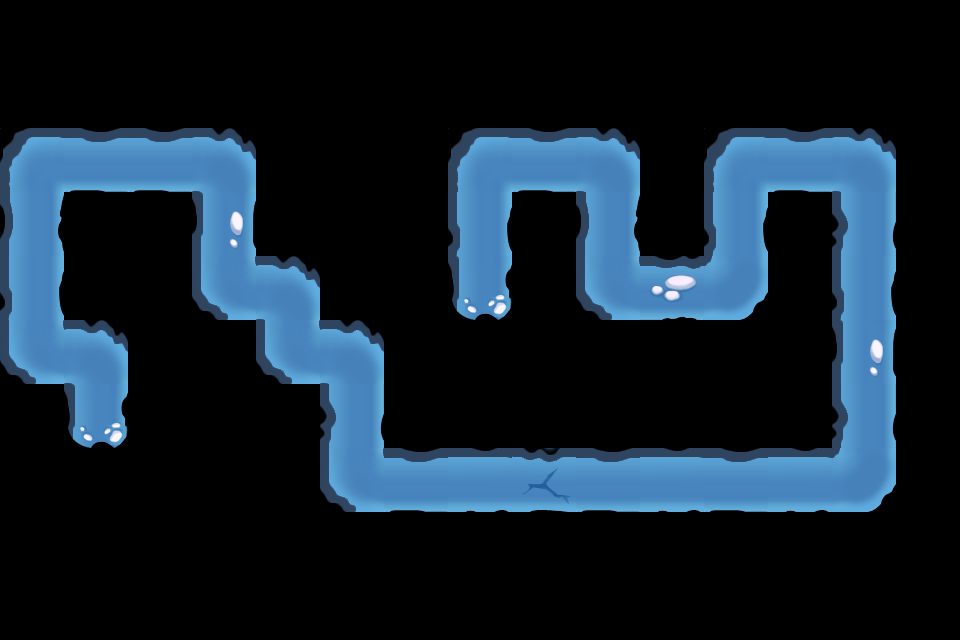

This is a level from a 2D game, rendered from its Tiled map with the project's own tilesets. A one-line summary and the map file follow, with tile-layer data summarised:
An orthogonal 15x10 tile map with 64x64 px tiles, 1 tile layer (Map_Road_Snowfield) and 60 objects.

<map version="1.0" orientation="orthogonal" width="15" height="10" tilewidth="64" tileheight="64">
 <tileset firstgid="1" name="Map_Road_Snowfield" tilewidth="64" tileheight="64">
  <image source="Map_Road_Snowfield.png" width="320" height="256" />
 </tileset>
 <layer name="Map_Road_Snowfield" width="15" height="10">
  <data>[150 cells, 41 non-empty, 13 distinct tile ids]</data>
 </layer>
 <objectgroup color="#55ff00" name="path" width="15" height="10">
  <object x="484" y="290" />
  <object x="481" y="161" />
  <object x="613" y="161" />
  <object x="612" y="289" />
  <object x="739" y="290" />
  <object x="737" y="159" />
  <object x="866" y="161" />
  <object x="866" y="484" />
  <object x="354" y="481" />
  <object x="353" y="354" />
  <object x="290" y="353" />
  <object x="291" y="290" />
  <object x="227" y="289" />
  <object x="226" y="163" />
  <object x="34" y="163" />
  <object x="33" y="352" />
  <object x="97" y="355" />
  <object x="98" y="416" />
 </objectgroup>
 <objectgroup color="#000000" name="blocked" width="15" height="10">
  <object x="31" y="482" />
  <object x="98" y="482" />
  <object x="99" y="544" />
  <object x="32" y="543" />
 </objectgroup>
 <objectgroup color="#00ffff" name="tower" width="15" height="10">
  <properties>
   <property name="id" value="41001" />
   <property name="sizeH" value="2" />
   <property name="sizeW" value="2" />
  </properties>
  <object x="675" y="353" />
 </objectgroup>
 <objectgroup color="#ff0000" name="teemo" width="15" height="10">
  <properties>
   <property name="id" value="1" />
   <property name="sizeH" value="2" />
   <property name="sizeW" value="2" />
  </properties>
  <object x="32" y="482" />
 </objectgroup>
 <objectgroup color="#aa00ff" name="random" width="15" height="10">
  <properties>
   <property name="sizeH" value="2" />
   <property name="sizeW" value="2" />
  </properties>
  <object x="290" y="159" />
 </objectgroup>
 <objectgroup color="#ffffff" name="item" width="15" height="10">
  <properties>
   <property name="id" value="20013" />
   <property name="sizeH" value="1" />
   <property name="sizeW" value="1" />
  </properties>
  <object x="545" y="288" />
  <object x="932" y="546" />
 </objectgroup>
 <objectgroup color="#ffffff" name="item" width="15" height="10">
  <properties>
   <property name="id" value="20014" />
   <property name="sizeH" value="1" />
   <property name="sizeW" value="1" />
  </properties>
  <object x="547" y="226" />
  <object x="419" y="353" />
  <object x="674" y="97" />
  <object x="929" y="288" />
  <object x="803" y="420" />
  <object x="675" y="546" />
  <object x="162" y="355" />
  <object x="609" y="353" />
  <object x="290" y="98" />
 </objectgroup>
 <objectgroup color="#ffffff" name="item" width="15" height="10">
  <properties>
   <property name="id" value="20015" />
   <property name="sizeH" value="1" />
   <property name="sizeW" value="1" />
  </properties>
  <object x="482" y="97" />
  <object x="930" y="98" />
  <object x="672" y="163" />
  <object x="802" y="229" />
  <object x="930" y="481" />
  <object x="482" y="546" />
  <object x="291" y="419" />
  <object x="226" y="97" />
 </objectgroup>
 <objectgroup color="#00aaff" name="item" width="15" height="10">
  <properties>
   <property name="id" value="20016" />
   <property name="sizeH" value="1" />
   <property name="sizeW" value="2" />
  </properties>
  <object x="546" y="98" />
  <object x="739" y="97" />
  <object x="545" y="545" />
  <object x="160" y="418" />
  <object x="31" y="97" />
 </objectgroup>
 <objectgroup color="#00aaff" name="item" width="15" height="10">
  <properties>
   <property name="id" value="20017" />
   <property name="sizeH" value="1" />
   <property name="sizeW" value="2" />
  </properties>
  <object x="736" y="546" />
  <object x="354" y="544" />
  <object x="354" y="99" />
 </objectgroup>
 <objectgroup color="#0055ff" name="item" width="15" height="10">
  <properties>
   <property name="id" value="20018" />
   <property name="sizeH" value="2" />
   <property name="sizeW" value="1" />
  </properties>
  <object x="930" y="349" />
  <object x="416" y="226" />
  <object x="803" y="289" />
  <object x="931" y="161" />
  <object x="161" y="481" />
 </objectgroup>
 <objectgroup color="#ffaa00" name="item" width="15" height="10">
  <properties>
   <property name="id" value="20019" />
   <property name="sizeH" value="2" />
   <property name="sizeW" value="2" />
  </properties>
  <object x="97" y="225" />
 </objectgroup>
 <objectgroup color="#ffaa00" name="item" width="15" height="10">
  <properties>
   <property name="id" value="20020" />
   <property name="sizeH" value="2" />
   <property name="sizeW" value="2" />
  </properties>
 </objectgroup>
 <objectgroup color="#ffaa00" name="item" width="15" height="10">
  <properties>
   <property name="id" value="20021" />
   <property name="sizeH" value="2" />
   <property name="sizeW" value="2" />
  </properties>
  <object x="224" y="478" />
 </objectgroup>
 <objectgroup color="#ff00ff" name="item" width="15" height="10">
  <properties>
   <property name="id" value="20022" />
   <property name="sizeH" value="2" />
   <property name="sizeW" value="2" />
  </properties>
  <object x="482" y="354" />
 </objectgroup>
</map>
